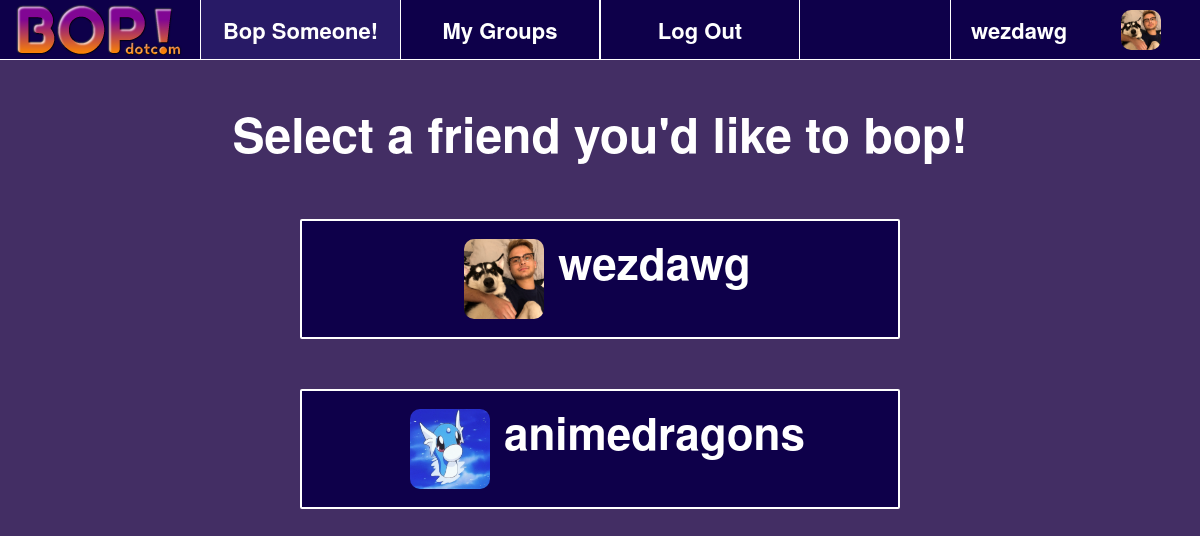
Before: /bop (signed in) with the older database file.
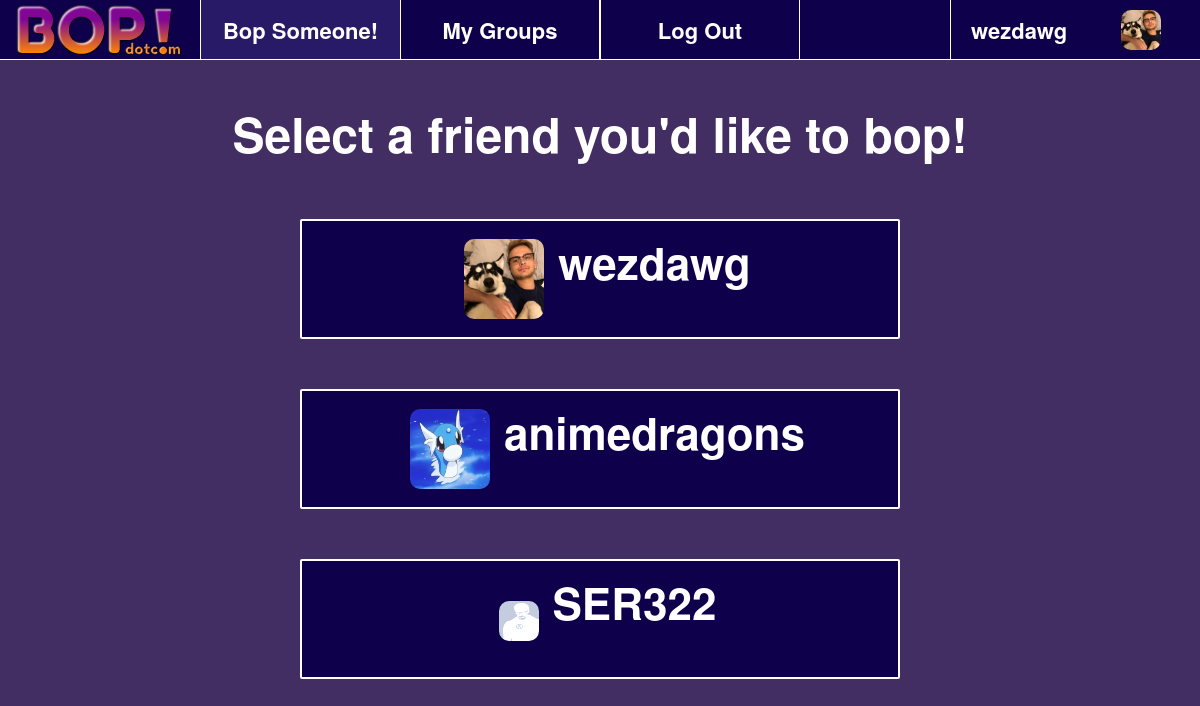
After: the same page with the newer database file.
### bopapp/models.py (models this page shows)
class Profile(models.Model):
	user = models.OneToOneField(User, on_delete=models.CASCADE)
	userName = models.CharField('userName', max_length=256, blank=True)
	firstName = models.CharField('firstName', max_length=256, blank=True)
	lastName = models.CharField('lastName', max_length=256, blank=True)
	birthDate = models.DateTimeField(auto_now_add=True)
	profilePicture = models.ImageField(upload_to='profile_pictures', null=True, blank=True)

### bopapp/views.py (the view)
# urls.py: path('bop', views.bop_someone, name='bopsomeone'),
def bop_someone(request):
	if(request.user.is_authenticated):
		user = request.user
		friends = Friend.objects.filter(Q(user1_id = Profile.objects.filter(user=user)[0].id) | Q(user2_id = Profile.objects.filter(user=user)[0].id)).values_list('user1_id', 'user2_id')
		users = Profile.objects.filter(Q(user_id__in = [f[0] for f in friends]) | Q(user_id__in = [f[1] for f in friends]))
		return render(request, 'bopsomeone.html', {
			'current_page': 'bop_someone',
			'name': 'Bop!',
			'friends': users,
			'user': user
		})
	else:
		return redirect('login_user')

### bopapp/templates/bopsomeone.html (shortened to what this page needs)
{% extends 'index.html' %}
{% load static %}
{% block content %}
<div class='bopsomeone' style="color: white; width: 100%; height: 100%; text-align: center; overflow-y: auto;">
	<div style="font-size: 48px; font-weight: bolder; margin: auto;">Select a friend you'd like to bop!</div>
	{% for friend in friends %}
	<div class="bop friend" data-friend="{{friend.id}}" style="text-align: center">
		{% if friend.profilePicture.url != '' %}
		<img class="profile-picture" src="{{friend.profilePicture.url}}" alt="Profile Picture" style="margin-left: 15px; height: 80px; width: 80px; margin-top:6px">
		{% else %}
		<img class="profile-picture" src="/media_root/profile_pictures/default.png" alt="Profile Picture" style="margin-left: 15px;">
		{% endif %}
		<span style="margin-left: 10px; font-weight: bolder; font-size: 44px; padding-top: 6px;">{{friend.userName}}</span>
	</div>
	{% endfor %}
</div>
{% endblock %}

### bopapp/templates/index.html (shortened to what this page needs)
{% load static %}
<head>
	<link rel="stylesheet" type="text/css" href="{% static 'style.css' %}"/>
	<link rel="stylesheet" href="{% static 'bootstrap-3.3.7-dist/css/bootstrap.min.css' %}">
</head>
<body>
	<div class="main" style="min-height: 100%; min-width: 100%;">
		<div class="nav-bar" style="min-width: 100%; height: 60px;">
			<a href = "{% url 'index' %}">
				<div style="display: inline-block; float:left; width: 200px">
					<img class="logo" src="/media_root/logo.png" alt="Bop Logo" style="margin-left: 15px;">
				</div>
			</a>
			{% if user.is_authenticated %}
			<a href="{% url 'userpage' user.id%}">
				<div class="nav-item" style="color: white; display: inline-block; float:right; width: 250px; height: 100%; text-align: center; border: solid; border-width: 0px; border-left-width: 1px;">
					{% if user.profile.profilePicture.url != '' %}
					<img class="profile-picture" src="{{user.profile.profilePicture.url}}" alt="Profile Picture" style="margin-left: 15px;">
					{% else %}
					<img class="profile-picture" src="/media_root/profile_pictures/default.png" alt="Profile Picture" style="margin-left: 15px;">
					{% endif %}
					<div class="user-name">{{ user.profile.userName }}</div>
				</div>
			</a>
			<a href = "{% url 'bopsomeone' %}">
				<div class="nav-item {% if current_page == 'bop_someone' %} active {% endif %}" style="color: white; display: inline-block; float:left; width: 200px; height: 100%; text-align: center; border: solid; border-width: 0px; border-left-width: 1px;">
					<div style="font-size: 22px; font-weight: bolder; margin-top:15px;">Bop Someone!</div>
				</div>
			</a>
			<a href = "{% url 'groups' %}">
				<div class="nav-item {% if current_page == 'group' %} active {% endif %}" style="color: white; display: inline-block; float:left; width: 200px; height: 100%; text-align: center; border: solid; border-width: 0px; border-left-width: 1px; border-right-width: 1px;">
					<div style="font-size: 22px; font-weight: bolder; margin-top:15px;">My Groups</div>
				</div>
			</a>
			<div id="logout" class="nav-item {% if current_page == 'group' %} active {% endif %}" style="color: white; display: inline-block; float:left; width: 200px; height: 100%; text-align: center; border: solid; border-width: 0px; border-left-width: 1px; border-right-width: 1px;">
					<div style="font-size: 22px; font-weight: bolder; margin-top:15px;">Log Out</div>
			</div>
			{% endif %}
		</div>
		{% block content %}
		{% endblock %}
	</div>
</body>

Changed rows visible on the page:
added Profile: userName "SER322"
